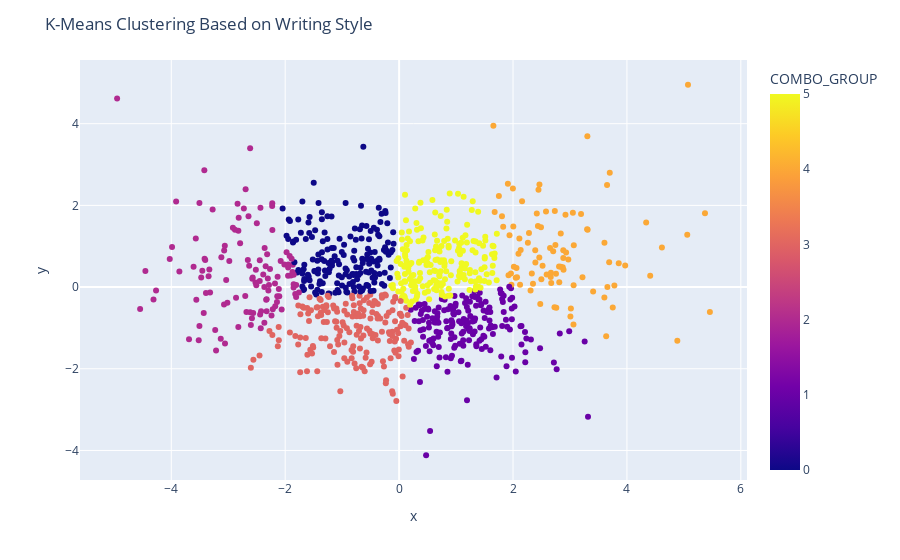

Source (notebook cell):
### Code cell
import plotly.express as px

fig = px.scatter(corpus_df, x="x", y = "y", color="COMBO_GROUP", hover_name="TITLE", hover_data=["AUTHOR"])

fig.update_layout(
    title_text='K-Means Clustering Based on Writing Style')

fig.show()

### Figure 1 — Plotly figure (JSON) as saved in the notebook; plotly's stock layout.template omitted (floating-point values rounded to 4 significant figures; data arrays with more than 128 entries replaced by an {"elided": "..."} marker saying what was removed)
{"data": [{"customdata": {"elided": "944x1 str values"}, "hovertemplate": "<b>%{hovertext}</b><br><br>x=%{x}<br>y=%{y}<br>AUTHOR=%{customdata[0]}<br>COMBO_GROUP=%{marker.color}<extra></extra>", "hovertext": {"elided": "944 str values"}, "legendgroup": "", "marker": {"color": {"elided": "944 int values"}, "coloraxis": "coloraxis", "symbol": "circle"}, "mode": "markers", "name": "", "orientation": "v", "showlegend": false, "type": "scatter", "x": {"elided": "944 float values"}, "xaxis": "x", "y": {"elided": "944 float values"}, "yaxis": "y"}], "layout": {"coloraxis": {"colorbar": {"title": {"text": "COMBO_GROUP"}}, "colorscale": [[0, "#0d0887"], [0.1111, "#46039f"], [0.2222, "#7201a8"], [0.3333, "#9c179e"], [0.4444, "#bd3786"], [0.5556, "#d8576b"], [0.6667, "#ed7953"], [0.7778, "#fb9f3a"], [0.8889, "#fdca26"], [1, "#f0f921"]]}, "legend": {"tracegroupgap": 0}, "margin": {"t": 60}, "title": {"text": "K-Means Clustering Based on Writing Style"}, "xaxis": {"anchor": "y", "domain": [0, 1], "title": {"text": "x"}}, "yaxis": {"anchor": "x", "domain": [0, 1], "title": {"text": "y"}}}}
